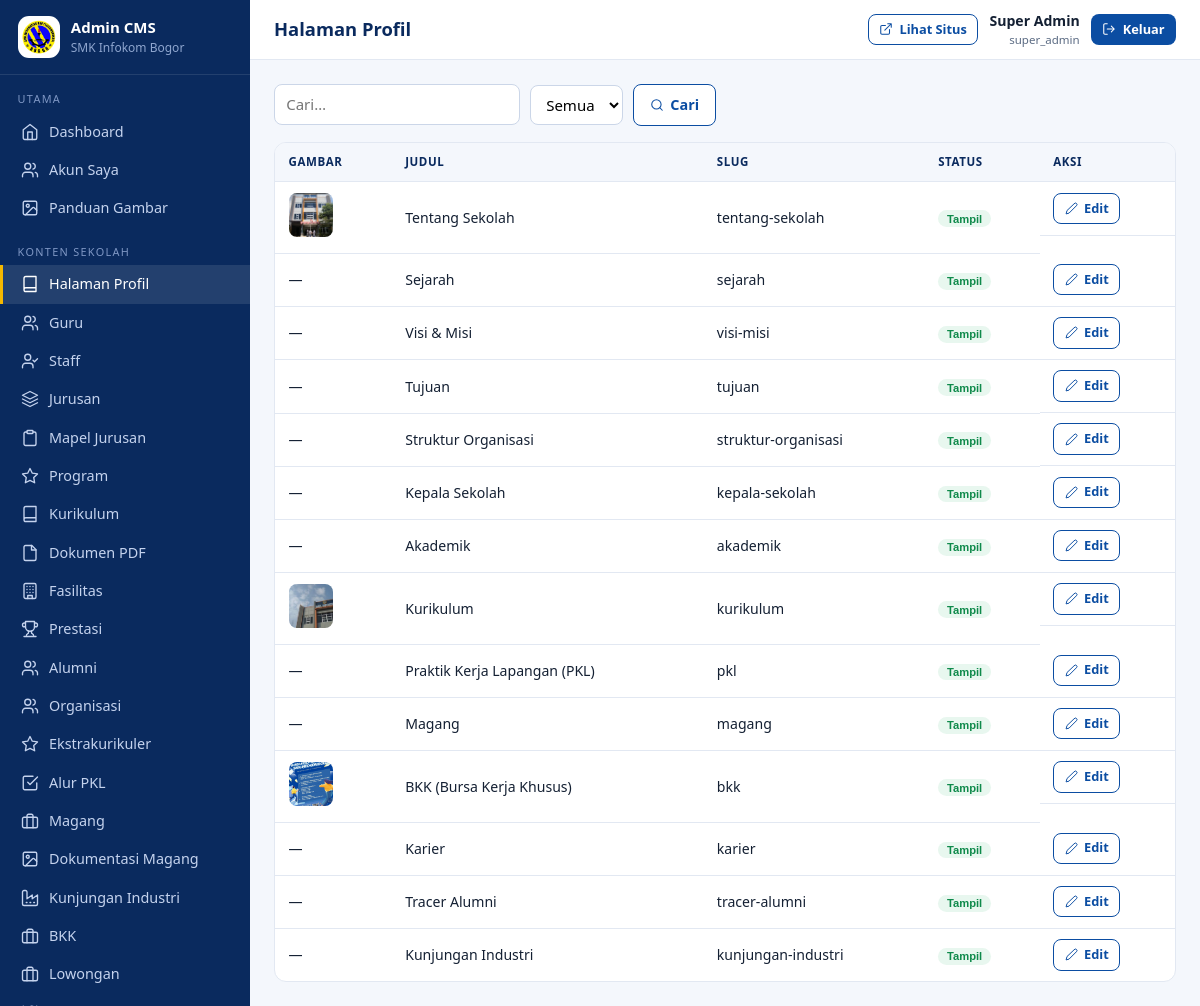
The page /admin/m/pages (signed in) on the database its author committed.
### tables this page shows
CREATE TABLE `users` (
  `id` int(10) UNSIGNED NOT NULL,
  `name` varchar(100) NOT NULL,
  `email` varchar(150) NOT NULL,
  `password` varchar(255) NOT NULL,
  `role_id` int(10) UNSIGNED NOT NULL,
  `is_active` tinyint(1) NOT NULL DEFAULT 1,
  `must_change_password` tinyint(1) NOT NULL DEFAULT 0,
  `last_login_at` datetime DEFAULT NULL,
  `created_at` timestamp NOT NULL DEFAULT current_timestamp(),
  `updated_at` timestamp NOT NULL DEFAULT current_timestamp() ON UPDATE current_timestamp()
);

CREATE TABLE `roles` (
  `id` int(10) UNSIGNED NOT NULL,
  `slug` varchar(40) NOT NULL,
  `name` varchar(80) NOT NULL,
  `created_at` timestamp NOT NULL DEFAULT current_timestamp()
);

CREATE TABLE `pages` (
  `id` int(10) UNSIGNED NOT NULL,
  `slug` varchar(120) NOT NULL,
  `title` varchar(200) NOT NULL,
  `excerpt` varchar(300) DEFAULT NULL,
  `content` mediumtext DEFAULT NULL,
  `image` varchar(255) DEFAULT NULL,
  `is_active` tinyint(1) NOT NULL DEFAULT 1,
  `is_demo` tinyint(1) NOT NULL DEFAULT 0,
  `updated_at` timestamp NOT NULL DEFAULT current_timestamp() ON UPDATE current_timestamp()
);

### views/admin/crud-index.php (the view, shortened to what the rows shown need)
<?php $base = 'admin/m/' . $c['key']; ?>
<div class="toolbar">
  <form method="get" class="toolbar" style="margin:0"><input type="search" name="q" value="<?= e($q) ?>" placeholder="Cari…" aria-label="Cari">
  <?php if ($hasDemo): ?><select name="demo" data-autosubmit aria-label="Filter data"><option value="">Semua</option></select><?php endif; ?>
  <button class="btn btn-outline" type="submit"><?= icon('search', 14) ?> Cari</button></form>
</div>
<div class="table-wrap"><table class="t"><thead><tr>
  <?php $imgFields = array_slice(array_column(array_filter($c['fields'], fn($f) => $f['type'] === 'image'), 'name'), 0, 2); foreach ($imgFields as $imn): $imLabel = array_values(array_filter($c['fields'], fn($f) => $f['name'] === $imn))[0]['label']; ?><th><?= e($imLabel) ?></th><?php endforeach; ?>
  <?php foreach ($c['cols'] as $label): ?><th><?= e($label) ?></th><?php endforeach; ?>
  <?php if (empty($c['no_active'])): ?><th>Status</th><?php endif; ?><th>Aksi</th></tr></thead><tbody>
<?php foreach ($rows as $r): ?><tr>
  <?php foreach ($imgFields as $imn): ?><td><?php if (!empty($r[$imn])): ?><img class="thumb" src="<?= e(upload_url($r[$imn])) ?>" alt=""><?php else: ?><span class="muted">—</span><?php endif; ?></td><?php endforeach; ?>
  <?php foreach ($c['cols'] as $k => $label): $v = $r[$k] ?? ''; ?><td><?php
    if (isset($maps[$k])) echo e($maps[$k][(string)$v] ?? '—');
    elseif (in_array($k, ['show_in_bar', 'is_featured'], true)) echo $v ? '<span class="badge badge-ok">Ya</span>' : '<span class="badge">Tidak</span>';
    else echo e(mb_strimwidth((string)$v, 0, 70, '…'));
    if ($k === array_key_first($c['cols']) && !empty($r['is_demo'])) echo ' <span class="badge badge-demo">DEMO</span>'; ?></td><?php endforeach; ?>
  <?php if (empty($c['no_active'])): ?><td><form method="post" action="<?= e(url($base . '/' . $r['id'] . '/toggle')) ?>"><?= Csrf::field() ?><button class="badge <?= $r['is_active'] ? 'badge-ok' : 'badge-off' ?>" type="submit" style="border:0;cursor:pointer" title="Klik untuk ubah"><?= $r['is_active'] ? 'Tampil' : 'Disembunyikan' ?></button></form></td><?php endif; ?>
  <td class="act"><a class="btn btn-sm btn-outline" href="<?= e(url($base . '/' . $r['id'] . '/edit')) ?>"><?= icon('edit', 13) ?> Edit</a>
  </td>
</tr><?php endforeach; ?></tbody></table></div>

### helpers/functions.php (shortened to what the rows shown need)
<?php
function env(string $k, ?string $d = null): ?string { return $GLOBALS['__env'][$k] ?? $d; }
function e(mixed $v): string { return htmlspecialchars((string)($v ?? ''), ENT_QUOTES | ENT_SUBSTITUTE, 'UTF-8'); }
function base_path_url(): string
{
    static $b = null;
    if ($b !== null) return $b;
    $dir = str_replace('\\', '/', dirname($_SERVER['SCRIPT_NAME'] ?? ''));
    return $b = ($dir === '/' || $dir === '.') ? '' : rtrim($dir, '/');
}
function url(string $path = ''): string { return base_path_url() . '/' . ltrim($path, '/'); }
function asset(string $p): string { $f = BASE_PATH . '/assets/' . ltrim($p, '/'); return url('assets/' . ltrim($p, '/')) . (is_file($f) ? '?v=' . filemtime($f) : ''); }
function upload_url(?string $p): string { return $p ? url($p) : url('assets/images/placeholder.svg'); }
function setting(string $key, string $default = ''): string
{
    static $all = null;
    if ($all === null) {
        try { $all = array_column(Database::all('SELECT `key`,`value` FROM site_settings'), 'value', 'key'); }
        catch (Throwable) { $all = []; }
    }
    $v = $all[$key] ?? '';
    return $v !== '' ? (string)$v : $default;
}
function paginate(int $total, int $perPage, int $page): array
{
    $pages = max(1, (int)ceil($total / $perPage));
    $page = min(max(1, $page), $pages);
    return ['total' => $total, 'per' => $perPage, 'page' => $page, 'pages' => $pages, 'offset' => ($page - 1) * $perPage];
}
function icon(string $name, int $size = 20): string
{
    return '<svg class="ic" width="' . $size . '" height="' . $size . '" aria-hidden="true"><use href="' . e(asset('images/icons.svg')) . '#' . e($name) . '"/></svg>';
}
function modules(): array { static $m = null; return $m ??= require BASE_PATH . '/config/modules.php'; }
function table_has(string $table, string $col): bool
{
    static $cache = [];
    if (!isset($cache[$table])) $cache[$table] = array_column(Database::all('SELECT COLUMN_NAME c FROM information_schema.COLUMNS WHERE TABLE_SCHEMA=DATABASE() AND TABLE_NAME=?', [$table]), 'c');
    return in_array($col, $cache[$table], true);
}

### core/Router.php (shortened to what the rows shown need)
<?php
final class Router
{
    private static array $routes = [];
    public static function add(string $method, string $pattern, callable|array $handler, array $mw = []): void
    {
        $regex = '#^' . preg_replace('#\{([a-z_]+)\}#', '(?P<$1>[^/]+)', $pattern) . '/?$#';
        self::$routes[] = [$method, $regex, $handler, $mw];
    }
    public static function dispatch(): void
    {
        $uri = parse_url($_SERVER['REQUEST_URI'] ?? '/', PHP_URL_PATH) ?: '/';
        $uri = '/' . trim($uri, '/');
        foreach (self::$routes as [$m, $regex, $handler, $mw]) {
            if (!preg_match($regex, $uri, $mt)) continue;
            $params = array_filter($mt, 'is_string', ARRAY_FILTER_USE_KEY);
            foreach ($mw as $name) {
                [$cls, $arg] = array_pad(explode(':', $name, 2), 2, null);
                $cls::handle($arg);
            }
            if (is_array($handler)) { [$c, $fn] = $handler; (new $c())->$fn(...array_values($params)); }
            else $handler(...array_values($params));
            return;
        }
    }
}

### views/layouts/admin.php (shortened to what the rows shown need)
<?php
$u = Auth::user();
$path = '/' . trim(substr((string)parse_url($_SERVER['REQUEST_URI'] ?? '/', PHP_URL_PATH), strlen(base_path_url())), '/');
?>
<!doctype html>
<html lang="id"><head><meta charset="utf-8"><meta name="viewport" content="width=device-width,initial-scale=1"><meta name="robots" content="noindex,nofollow">
<title><?= e($title ?? 'Admin') ?> — Admin <?= e(setting('school_short', 'SMK Infokom')) ?></title>
<link rel="stylesheet" href="<?= e(asset('css/admin.css')) ?>"></head>
<body data-base="<?= e(rtrim(url(''), '/')) ?>">
<aside class="sidebar" id="sidebar"><div class="side-brand"><?php if (setting('logo')): ?><span class="brand-logo"><img src="<?= e(upload_url(setting('logo'))) ?>" alt="" width="40" height="40"></span><?php else: ?><span class="brand-mark"><?= icon('cpu', 22) ?></span><?php endif; ?><div><strong>Admin CMS</strong><small><?= e(setting('school_short')) ?></small></div></div>
<nav aria-label="Menu admin"><?php foreach ($menu as [$group, $items]): $vis = array_filter($items, fn($i) => $i[3]); if (!$vis) continue; ?>
  <div class="side-group"><?= e($group) ?></div>
  <?php foreach ($vis as [$label, $href, $ic]): $act = $path === '/' . $href || ($href !== 'admin/dashboard' && str_starts_with($path, '/' . $href . '/')) || ($href !== 'admin/dashboard' && $path === '/' . $href); ?>
    <a href="<?= e(url($href)) ?>" class="<?= $act ? 'is-active' : '' ?>"><?= icon($ic, 18) ?> <span><?= e($label) ?></span></a>
  <?php endforeach; endforeach; ?></nav></aside>
<div class="main">
  <header class="topbar"><button class="icon-btn" id="sideToggle" type="button" aria-label="Menu"><?= icon('layers', 22) ?></button><h1><?= e($title ?? '') ?></h1>
    <div class="top-right"><a class="btn btn-sm btn-outline" href="<?= e(url('/')) ?>" target="_blank" rel="noopener" title="Pintasan keyboard: Ctrl+Shift+L"><?= icon('external', 14) ?> Lihat Situs</a>
      <span class="who"><?= e($u['name'] ?? '') ?> <small><?= e($u['role'] ?? '') ?></small></span>
      <form method="post" action="<?= e(url('admin/logout')) ?>"><?= Csrf::field() ?><button class="btn btn-sm btn-primary" type="submit"><?= icon('log-out', 14) ?> Keluar</button></form></div></header>
  <div class="content"><?php if ($f = flash()): ?><div class="alert alert-<?= e($f['type']) ?>" role="alert"><?= e($f['msg']) ?></div><?php endif; ?>
  <?= $content ?></div>
</div>
</body></html>

### rows shown on the page
users: name "Super Admin", role.slug "super_admin"
pages: title "Tentang Sekolah", slug "tentang-sekolah", is_active "Tampil", $size 13 (drawn)
pages: title "Sejarah", slug "sejarah", is_active "Tampil", $size 13 (drawn)
pages: title "Visi & Misi", slug "visi-misi", is_active "Tampil", $size 13 (drawn)
pages: title "Tujuan", slug "tujuan", is_active "Tampil", $size 13 (drawn)
pages: title "Struktur Organisasi", slug "struktur-organisasi", is_active "Tampil", $size 13 (drawn)
pages: title "Kepala Sekolah", slug "kepala-sekolah", is_active "Tampil", $size 13 (drawn)
pages: title "Akademik", slug "akademik", is_active "Tampil", $size 13 (drawn)
pages: title "Kurikulum", slug "kurikulum", is_active "Tampil", $size 13 (drawn)
pages: title "Praktik Kerja Lapangan (PKL)", slug "pkl", is_active "Tampil", $size 13 (drawn)
pages: title "Magang", slug "magang", is_active "Tampil", $size 13 (drawn)
pages: title "BKK (Bursa Kerja Khusus)", slug "bkk", is_active "Tampil", $size 13 (drawn)
pages: title "Karier", slug "karier", is_active "Tampil", $size 13 (drawn)
pages: title "Tracer Alumni", slug "tracer-alumni", is_active "Tampil", $size 13 (drawn)
pages: title "Kunjungan Industri", slug "kunjungan-industri", is_active "Tampil", $size 13 (drawn)

### other values the page prints
setting('school_short') "SMK Infokom Bogor"
$group "UTAMA"
$label "Dashboard"
$label "Akun Saya"
$label "Panduan Gambar"
$group "KONTEN SEKOLAH"
$label "Halaman Profil"
$label "Guru"
$label "Staff"
$label "Jurusan"
$label "Mapel Jurusan"
$label "Program"
$label "Kurikulum"
$label "Dokumen PDF"
$label "Fasilitas"
